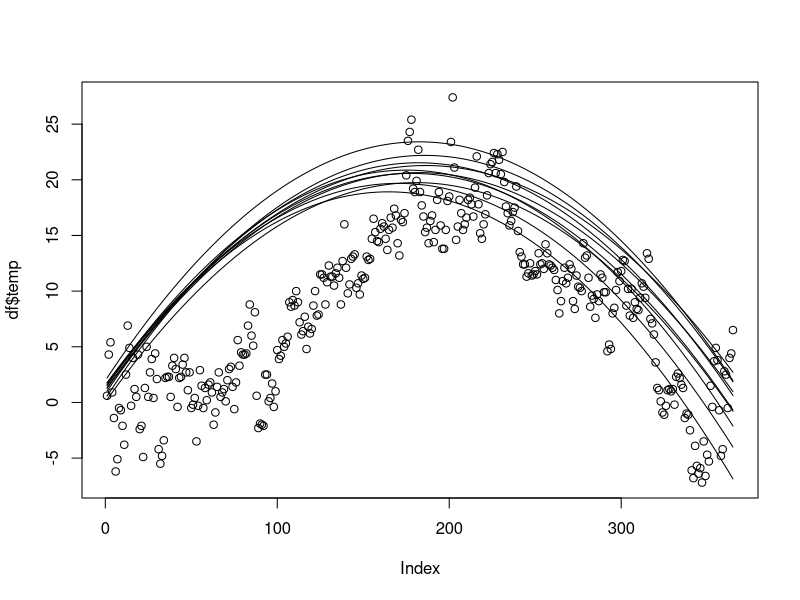
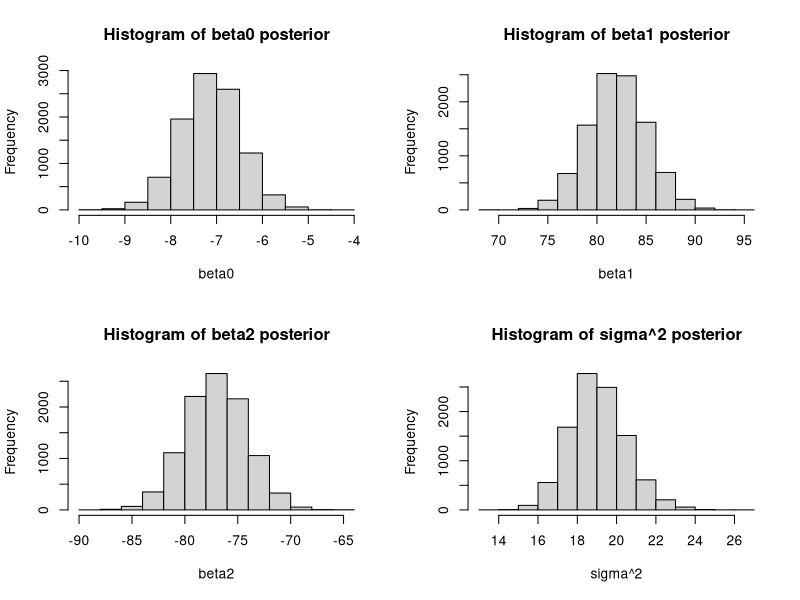
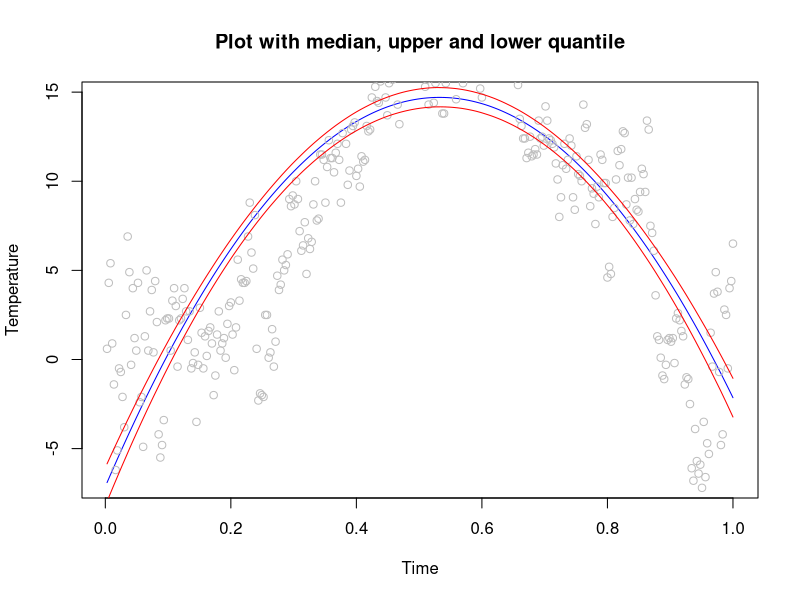
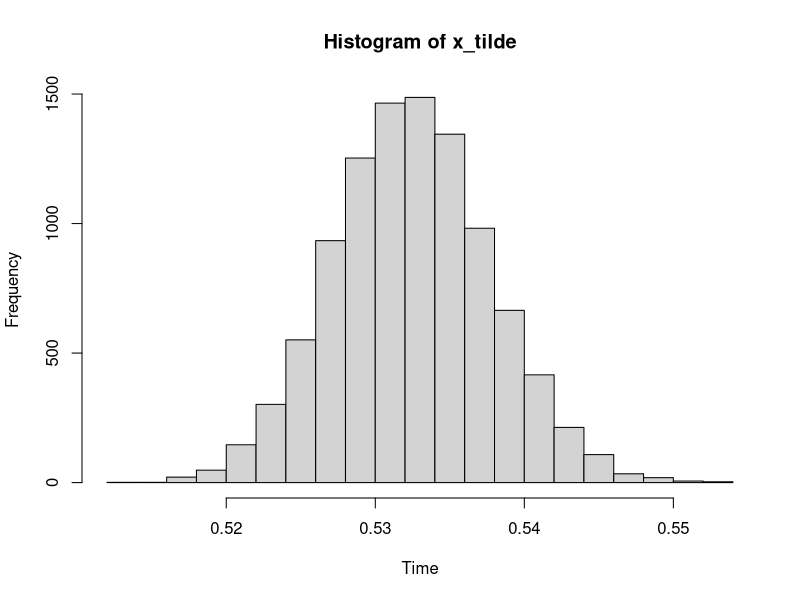

These figures' R source, in order:
#install.packages("readxl")
library("readxl")
data <- as.data.frame(readxl::read_xlsx("Linkoping2022.xlsx", col_names = TRUE))
df <- data.frame(data$temp, c(1:365)/ 365)
colnames(df) <- c("temp", "time")


f_of_time <- function(x, beta, epsilon)
{
  return (x%*%beta + epsilon)
}

draw_inv_chi <- function(nDraws, v, s)
{
  draws <- rchisq(nDraws, v)
  return( as.numeric(v * s)/draws )
}
#install.packages("mvtnorm")
library("mvtnorm")
draw_prior_beta <- function(mu_0, sigma2, omega)
{
    return (MASS::mvrnorm(mu = mu_0,Sigma =  sigma2*solve(omega)))
}
#Mean temp for Jan 1st~ 1 degree. 21 Degrees for 31/06.
mu_0 <- c(1, 80, -80) 
#Prior confidence about the intercept is relatively high compared to the other.
omega_0 <- diag(c(2,0.1,0.1),3)
#Scaling parameter when obtaining sigma^2 for beta.
sigma_0 <- 1
#Degrees of freedom when sampling from the invCHISQ.
v_0 <- 1

sigma2 <- draw_inv_chi(nDraws = 1, v_0, sigma_0)


x <- matrix(ncol = 3, nrow = length(df$time))
x[,1] <- 1
x[,2] <- df$time
x[,3] <- df$time^2

temp <- matrix(nrow = 10, ncol = 365)
plot(df$temp)
for (i in 1:10)
{
beta <- draw_prior_beta(mu_0 = mu_0, sigma2 = sigma2, omega = omega_0)
temp[i,] <- t(f_of_time(x, beta, 0))
lines(temp[i,])
}

################################################################
#b)
#Update the parameters to get a posterior as in lecture 5
beta_hat <- solve(t(x)%*%x)%*%t(x)%*%df$temp
mu_n <- solve(t(x)%*%x + omega_0)%*%(t(x)%*%x%*%beta_hat + omega_0%*%mu_0)
omega_n <- t(x)%*%x + omega_0
v_n <- v_0 + length(df$time)
#sigma2_n is used to sample sigma2 from the chi-square
sigma2_n <- (sigma_0*v_0 + ((t(df$temp)%*%df$temp + t(mu_0)%*%omega_0%*%mu_0 - t(mu_n)%*%omega_n%*%mu_n))/v_n)

#Decide #Of draws
nDraws = 10^4

#Sample as many sigmas as there is in ndraws.
#These is then used when sampling from normal distribution to get beta
sigma_draws <- draw_inv_chi(v = v_n, s = sigma2_n, nDraws = nDraws)
#Sample as many betas as there are elements in the sigma vector
sample_betas <- function(u, sigmas, omega)
{
  temp <- matrix(nrow = length(sigmas), ncol = 3)
  for (i in 1:length(sigmas))
  {
    temp[i,] <- MASS::mvrnorm(n= 1, u, (sigmas[i]*solve(omega_n)))
  }
  return (temp)
}
beta_draws <- sample_betas(mu_n, sigma_draws, omega_n)


par(mfrow=c(2,2)) # Create a 2x2 grid of plots to plot the histograms
hist(beta_draws[,1], main="Histogram of beta0 posterior", xlab="beta0")
hist(beta_draws[,2], main="Histogram of beta1 posterior", xlab="beta1")
hist(beta_draws[,3], main="Histogram of beta2 posterior", xlab="beta2")
hist(sigma_draws, main="Histogram of sigma^2 posterior", xlab="sigma^2")
par(mfrow=c(1,1))


#Create a big matrix for the posterior estimations.
Y_big <- matrix(nrow = nDraws, ncol = nrow(df))
for (i in 1:nrow(Y_big))
{
  Y_big[i,] <- f_of_time(x, beta_draws[i,], epsilon = 0)
}

#Create vectors.
median <- vector(mode = "integer", length = nrow(df))
low_perc <- median
up_perc <- median

#Get median, Upper and Lower percentile
for (i in 1:nrow(df))
{
  median[i] <- median(Y_big[,i])
  low_perc[i] <- quantile(Y_big[,i], 0.05)
  up_perc[i] <- quantile(Y_big[,i], 0.95)
}
plot(x = df$time, y=median, type = 'l', col = "blue",
     ylab = "Temperature", xlab = "Time", main = "Plot with median, upper and lower quantile")
points(y = df$temp, x = df$time, col = "grey") 
lines(y = up_perc, x = df$time, col = "red") 
lines(y = low_perc, x = df$time, col = "red") 

#The confidence interval does not need to cover all 
# data points because it describes the uncertainty about f(time).

################################################################
#c)
x_tilde <- -(beta_draws[,2]/beta_draws[,3])*0.5
hist(x_tilde, main="Histogram of x_tilde", xlab="Time")

#Examples of u_0, omega_0 for a greater poly.
#u_10  <- c(1, 80, -80, 0, 0, 0, 0, 0, 0, 0, 0)
#omega_0_10 <- (diag(c(4,1 ,1 , 0.1, 0.1, 0.1, 0.1, 0.1, 0.1, 0.1, 0.1),11)) 